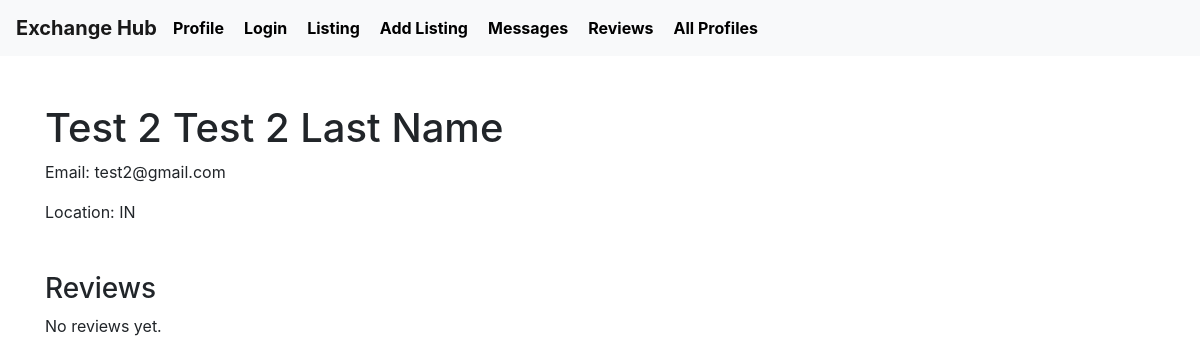
Before: /user_profile/2 with the older database file.
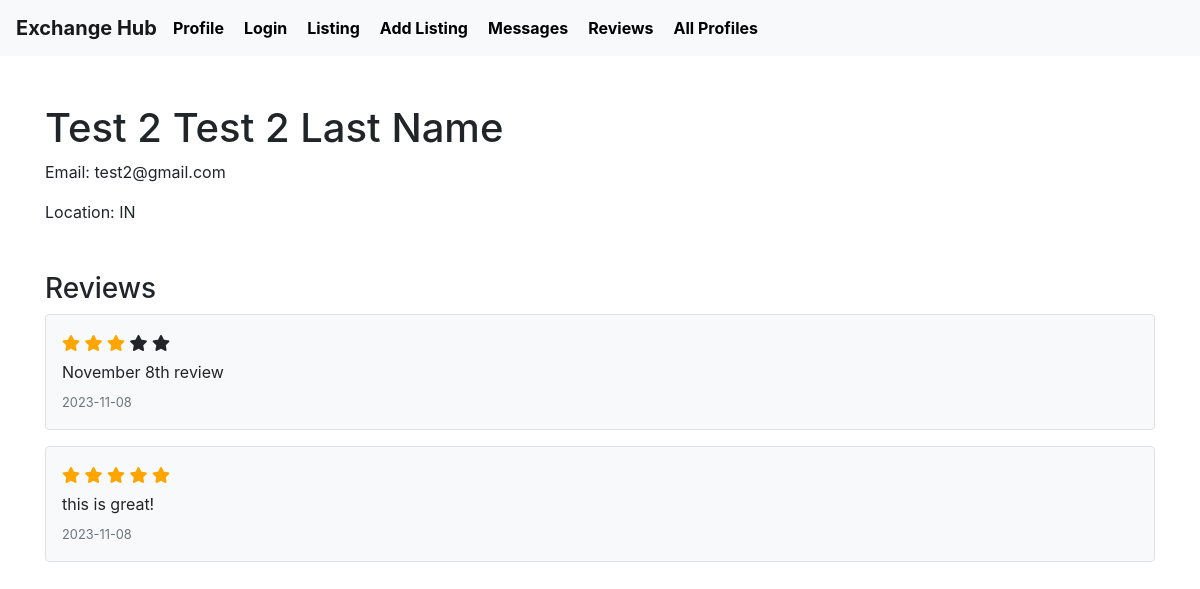
After: the same page with the newer database file.
### tables this page shows
CREATE TABLE User (
    userID INTEGER PRIMARY KEY AUTOINCREMENT,
    firstName TEXT NOT NULL,
    lastName TEXT NOT NULL,
    email TEXT UNIQUE NOT NULL,
    hashedPassword TEXT NOT NULL,
    profileImage TEXT,
    location TEXT NOT NULL,
    joinDate DATE NOT NULL,
    lastLogin DATE NOT NULL
);

CREATE TABLE Review (
    reviewID INTEGER PRIMARY KEY AUTOINCREMENT,
    reviewerID INTEGER,
    reviewedUserID INTEGER,
    rating INTEGER NOT NULL,
    comment TEXT,
    datePosted DATE NOT NULL,
    FOREIGN KEY (reviewerID) REFERENCES User(userID),
    FOREIGN KEY (reviewedUserID) REFERENCES User(userID)
);

### app.py (the view)
@app.route('/user_profile/<int:user_id>')
def user_profile(user_id):
    conn = sqlite3.connect('database.db')
    conn.row_factory = sqlite3.Row  # This allows us to access the columns by name
    cursor = conn.cursor()
    cursor.execute("SELECT * FROM User WHERE userID = ?", (user_id,))
    user = cursor.fetchone()
    if user is None:
        flash('User not found', 'error')
        return redirect(url_for('index'))  # Redirect to the home page or a 404 page
    cursor.execute("SELECT * FROM Review WHERE reviewedUserID = ?", (user_id,))
    user_reviews = cursor.fetchall()
    print (user_id)
    print (user_reviews)
    return render_template('user_profile.html', profile=user, user_reviews = user_reviews)

### templates/user_profile.html
{% extends 'layout.html' %}
{% block content %}
    <h1>{{ profile.firstName }} {{ profile.lastName }}</h1>
    <p>Email: {{ profile.email }}</p>
    <p>Location: {{ profile.location }}</p>
    <h3 class="mt-5">Reviews</h3>
    <div class="reviews-container">
        {% if user_reviews %}
            {% for review in user_reviews %}
                <div class="review mb-3 p-3 border rounded">
                    <div class="review-rating">
                        {% for star in range(review.rating) %}
                            <span class="fa fa-star checked"></span>
                        {% endfor %}
                        {% for star in range(5 - review.rating) %}
                            <span class="fa fa-star"></span>
                        {% endfor %}
                    </div>
                    <div class="review-text">
                        <p>{{ review.comment }}</p>
                    </div>
                    <div class="review-date">
                        <small class="text-muted">{{ review.datePosted }}</small>
                    </div>
                </div>
            {% endfor %}
        {% else %}
            <p>No reviews yet.</p>
        {% endif %}
    </div>
{% endblock %}

### templates/layout.html (shortened to what this page needs)
<!DOCTYPE html>
<html>
    <head>
        <link href="https://maxcdn.bootstrapcdn.com/bootstrap/4.5.2/css/bootstrap.min.css" rel="stylesheet">
        <link rel="stylesheet" href="{{ url_for('static', filename='style.css') }}">
        <link href="https://cdnjs.cloudflare.com/ajax/libs/font-awesome/5.15.1/css/all.min.css" rel="stylesheet">
    </head>
<body>
    <nav class="navbar navbar-expand-lg navbar-light bg-light">
        <a class="navbar-brand" href="#">Exchange Hub</a>
        <div class="collapse navbar-collapse" id="navbarNav">
            <ul class="navbar-nav">
                <li class="nav-item active">
                    <a href="{{ url_for('profile') }}">Profile</a>
                </li>
                <li class="nav-item">
                    <a href="{{ url_for('login') }}">Login</a>
                </li>
                <li class="nav-item">
                    <a href="{{ url_for('listings') }}">Listing</a>
                </li>
                <li class="nav-item">
                    <a href="{{ url_for('add_listing') }}">Add Listing</a>
                </li>
                <li class="nav-item">
                    <a href="{{ url_for('get_messages', other_user_id=2) }}">Messages</a>
                </li>
                <li class="nav-item">
                    <a href="{{ url_for('submit_review', user_id=session['user_id']) }}">Reviews</a>
                </li>
                <li class="nav-item">
                    <a href="{{ url_for('users') }}">All Profiles</a>
                </li>
            </ul>
        </div>
    </nav>
    <div class="container mt-5">
        <div>
            {% block content %}
            {% endblock %}
        </div>
    </div>
</body>
</html>

### static/style.css (style rules this page uses)
nav ul { list-style: none; padding: 0; margin: 0; }
nav li { display: inline; margin-right: 20px; }
nav a { text-decoration: none; color: #000; font-weight: bold; }
.review { border: 1px solid #ddd; padding: 10px; margin-bottom: 10px; }
.review p { margin: 5px 0; }
.checked { color: orange; }
.review { background-color: #f8f9fa; }
.review-rating { margin-bottom: 5px; }

Changed rows visible on the page:
added Review: rating 3 (drawn), comment "November 8th review", datePosted "2023-11-08"
added Review: rating 5 (drawn), comment "this is great!", datePosted "2023-11-08"
Other visible differences:
text no longer shown: "No reviews yet."
